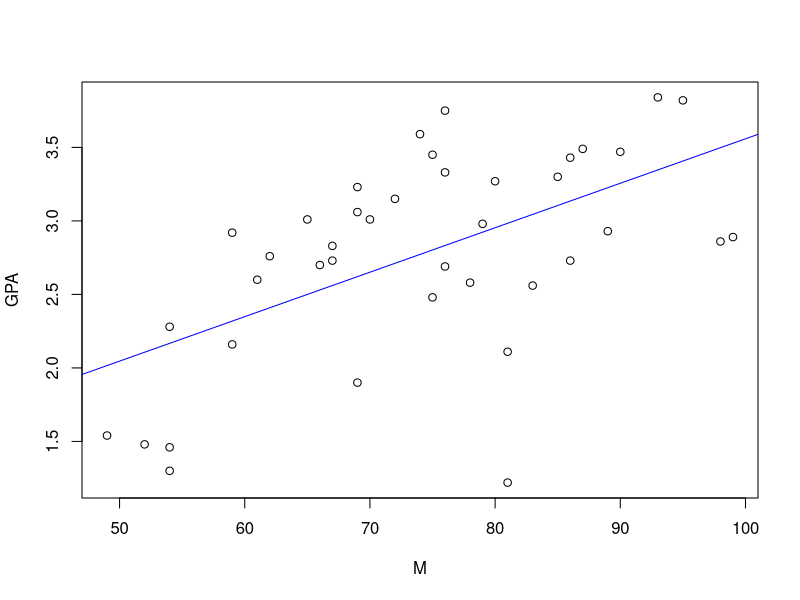

R code for this plot:
## ---- chunk 1
#Chad Huntebrinker
#Midterm Exam

#Load the library and data in to R
library(readxl)

excel_data <- read_excel("Student_Data.xlsx")

#Fit the model (Problem 13)
model_2 <- lm(GPA~M,data=excel_data)
sum_of_model2 <- summary(model_2)

# Plot the graph just to see
plot(GPA~M,data=excel_data)
abline(model_2,col="blue")

#Problem 14: estimate error variance
sum_of_model2$sigma^2

#Problem 15 and 16:
t.star <- summary(model_2)$coefficients[2,3]
#Test H1 (which we find true so we say there is evidence for linear association)
t.star > qt(0.95, 38)

#Problem 17:
CI <- predict(model_2, se.fit = TRUE, data.frame(M=60), interval = "confidence", level = 0.99)
CI$fit

#Problem 18:
CI_Pio <- predict(model_2, se.fit = TRUE, data.frame(M=99), interval = "confidence", level = 0.99)
CI_Pio$fit
